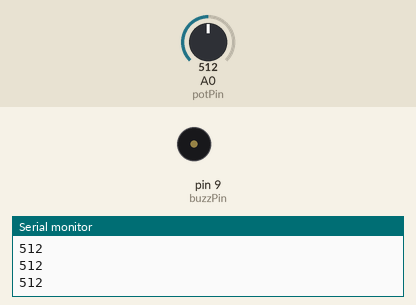
Bench run of a sketch on a simulated Arduino Uno, built with avr-gcc and run on an emulated ATmega328P. Parts: buzzer (waves = sounding, pin HIGH), the last lines printed to the serial monitor. The test bench sets the inputs (shaded band); at power-on: A0 (potPin) = 512.

Above: at 1.2 s.
1.3 s: A0 (potPin) set to 984
2.8 s: A0 (potPin) set to 1008
At 4.0 s:
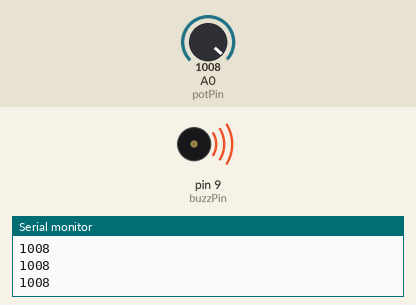
4.3 s: A0 (potPin) set to 990
At 5.1 s:
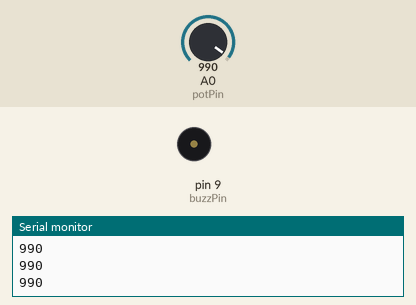
5.8 s: A0 (potPin) set to 1010
At 6.4 s:
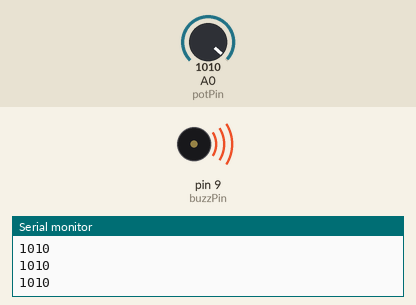
Timing chart, 0 to 8.3 s (numbered marks = the images above; inputs shaded):
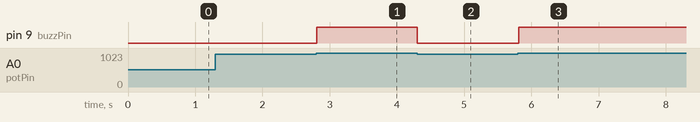

The sketch:

HW_8_Pot_Controlled__Active_Buzzer.ino
```cpp
int potVal;
int buzzPin=9;
int dt=2000;
int potPin=A0;
void setup() {
  // put your setup code here, to run once:
Serial.begin(9600);
pinMode(buzzPin,OUTPUT);
pinMode(potPin,INPUT);
}

void loop() {
  // put your main code here, to run repeatedly:
potVal=analogRead(potPin);
Serial.println(potVal);
while (potVal>1000){
  digitalWrite(buzzPin,HIGH);
  potVal=analogRead(potPin);
  Serial.println(potVal);
}
digitalWrite(buzzPin,LOW);
}
```

Measured:
- the behaviour switches between 1000 and 1001 on A0 (potPin) (found by bisection; images 0 and 1)
- after the input at 2.8 s, pin 9 (buzzPin): LOW → HIGH at once
- after the input at 4.3 s, pin 9 (buzzPin): HIGH → LOW at once
- after the input at 5.8 s, pin 9 (buzzPin): LOW → HIGH at once
